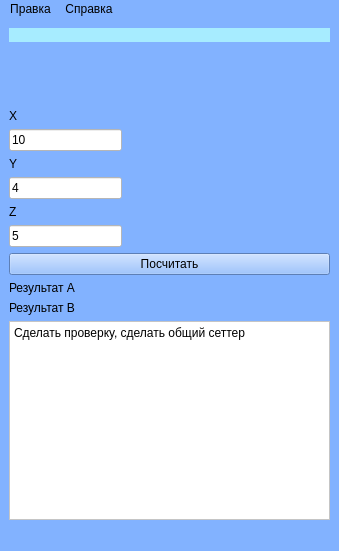
<?xml version="1.0" encoding="UTF-8"?>
<ui version="4.0">
 <class>MainWindow</class>
 <widget class="QMainWindow" name="MainWindow">
  <property name="geometry">
   <rect>
    <x>0</x>
    <y>0</y>
    <width>339</width>
    <height>551</height>
   </rect>
  </property>
  <property name="windowTitle">
   <string>Калькулятор (мини)</string>
  </property>
  <property name="autoFillBackground">
   <bool>false</bool>
  </property>
  <property name="styleSheet">
   <string notr="true">background: rgb(130, 178, 255)</string>
  </property>
  <widget class="QWidget" name="centralwidget">
   <layout class="QVBoxLayout" name="verticalLayout_8">
    <item>
     <widget class="QLabel" name="label_Quest">
      <property name="styleSheet">
       <string notr="true">background: rgb(167, 236, 255)</string>
      </property>
      <property name="text">
       <string/>
      </property>
      <property name="pixmap">
       <pixmap resource="Image.qrc">:/Image.png</pixmap>
      </property>
      <property name="scaledContents">
       <bool>false</bool>
      </property>
     </widget>
    </item>
    <item>
     <layout class="QVBoxLayout" name="verticalLayout_7">
      <item>
       <layout class="QVBoxLayout" name="verticalLayout_6">
        <item>
         <layout class="QVBoxLayout" name="verticalLayout_5">
          <item>
           <layout class="QVBoxLayout" name="verticalLayout_3">
            <item>
             <spacer name="verticalSpacer">
              <property name="orientation">
               <enum>Qt::Vertical</enum>
              </property>
              <property name="sizeHint" stdset="0">
               <size>
                <width>20</width>
                <height>40</height>
               </size>
              </property>
             </spacer>
            </item>
            <item>
             <widget class="QLabel" name="label_nameX">
              <property name="maximumSize">
               <size>
                <width>111</width>
                <height>20</height>
               </size>
              </property>
              <property name="styleSheet">
               <string notr="true">font: 14pt &quot;Courier New&quot;;
color: rgb(0, 0, 0)</string>
              </property>
              <property name="text">
               <string>Х</string>
              </property>
             </widget>
            </item>
            <item>
             <widget class="QLineEdit" name="lineEdit_x">
              <property name="maximumSize">
               <size>
                <width>113</width>
                <height>22</height>
               </size>
              </property>
              <property name="autoFillBackground">
               <bool>false</bool>
              </property>
              <property name="styleSheet">
               <string notr="true">font: italic 12pt &quot;Courier New&quot;;
color: rgb(0, 0, 0);
background-color: rgb(255, 255, 255);</string>
              </property>
              <property name="text">
               <string>10</string>
              </property>
             </widget>
            </item>
           </layout>
          </item>
          <item>
           <layout class="QVBoxLayout" name="verticalLayout_2">
            <item>
             <widget class="QLabel" name="label_nameY">
              <property name="styleSheet">
               <string notr="true">font: 14pt &quot;Courier New&quot;;

color: rgb(0, 0, 0)</string>
              </property>
              <property name="text">
               <string>Y</string>
              </property>
             </widget>
            </item>
            <item>
             <widget class="QLineEdit" name="lineEdit_y">
              <property name="maximumSize">
               <size>
                <width>113</width>
                <height>22</height>
               </size>
              </property>
              <property name="styleSheet">
               <string notr="true">font: italic 12pt &quot;Courier New&quot;;
color: rgb(0, 0, 0);
background-color: rgb(255, 255, 255);</string>
              </property>
              <property name="text">
               <string>4</string>
              </property>
             </widget>
            </item>
           </layout>
          </item>
          <item>
           <layout class="QVBoxLayout" name="verticalLayout">
            <item>
             <widget class="QLabel" name="label_nameZ">
              <property name="styleSheet">
               <string notr="true">font: 14pt &quot;Courier New&quot;;

color: rgb(0, 0, 0)</string>
              </property>
              <property name="text">
               <string>Z</string>
              </property>
             </widget>
            </item>
            <item>
             <widget class="QLineEdit" name="lineEdit_z">
              <property name="maximumSize">
               <size>
                <width>113</width>
                <height>22</height>
               </size>
              </property>
              <property name="styleSheet">
               <string notr="true">font: italic 12pt &quot;Courier New&quot;;
color: rgb(0, 0, 0);
background-color: rgb(255, 255, 255);</string>
              </property>
              <property name="text">
               <string>5</string>
              </property>
             </widget>
            </item>
           </layout>
          </item>
         </layout>
        </item>
        <item>
         <widget class="QPushButton" name="pushButton_calc">
          <property name="toolTip">
           <string>&lt;html&gt;&lt;head/&gt;&lt;body&gt;&lt;p&gt;НАЖМИ НА МЕНЯ &lt;/p&gt;&lt;/body&gt;&lt;/html&gt;</string>
          </property>
          <property name="autoFillBackground">
           <bool>true</bool>
          </property>
          <property name="styleSheet">
           <string notr="true">font: 16pt &quot;Courier New&quot;;
color: rgb(0, 0, 0);
background: rrgb(213, 213, 213)</string>
          </property>
          <property name="text">
           <string>Посчитать</string>
          </property>
         </widget>
        </item>
        <item>
         <widget class="QLabel" name="label_ResultA">
          <property name="styleSheet">
           <string notr="true">font: 14pt &quot;Courier New&quot;;

color: rgb(0, 0, 0)</string>
          </property>
          <property name="text">
           <string>Результат A</string>
          </property>
          <property name="scaledContents">
           <bool>true</bool>
          </property>
         </widget>
        </item>
        <item>
         <widget class="QLabel" name="label_ResultB">
          <property name="styleSheet">
           <string notr="true">font: 14pt &quot;Courier New&quot;;

color: rgb(0, 0, 0)</string>
          </property>
          <property name="text">
           <string>Результат B</string>
          </property>
         </widget>
        </item>
        <item>
         <widget class="QPlainTextEdit" name="plainTextEdit_report">
          <property name="styleSheet">
           <string notr="true">color: rgb(0, 0, 0);
background-color: rgb(255, 255, 255);</string>
          </property>
          <property name="plainText">
           <string>Сделать проверку, сделать общий сеттер
</string>
          </property>
         </widget>
        </item>
       </layout>
      </item>
      <item>
       <layout class="QVBoxLayout" name="verticalLayout_4"/>
      </item>
     </layout>
    </item>
   </layout>
  </widget>
  <widget class="QMenuBar" name="menubar">
   <property name="geometry">
    <rect>
     <x>0</x>
     <y>0</y>
     <width>339</width>
     <height>22</height>
    </rect>
   </property>
   <widget class="QMenu" name="menu">
    <property name="title">
     <string>Правка</string>
    </property>
    <addaction name="action_clear"/>
   </widget>
   <widget class="QMenu" name="menu_2">
    <property name="title">
     <string>Справка</string>
    </property>
    <addaction name="action_author"/>
   </widget>
   <addaction name="menu"/>
   <addaction name="menu_2"/>
  </widget>
  <widget class="QStatusBar" name="statusbar"/>
  <action name="action_clear">
   <property name="text">
    <string>Очистить все</string>
   </property>
  </action>
  <action name="action_author">
   <property name="text">
    <string>Об авторе</string>
   </property>
  </action>
 </widget>
 <resources>
  <include location="Image.qrc"/>
 </resources>
 <connections/>
</ui>
